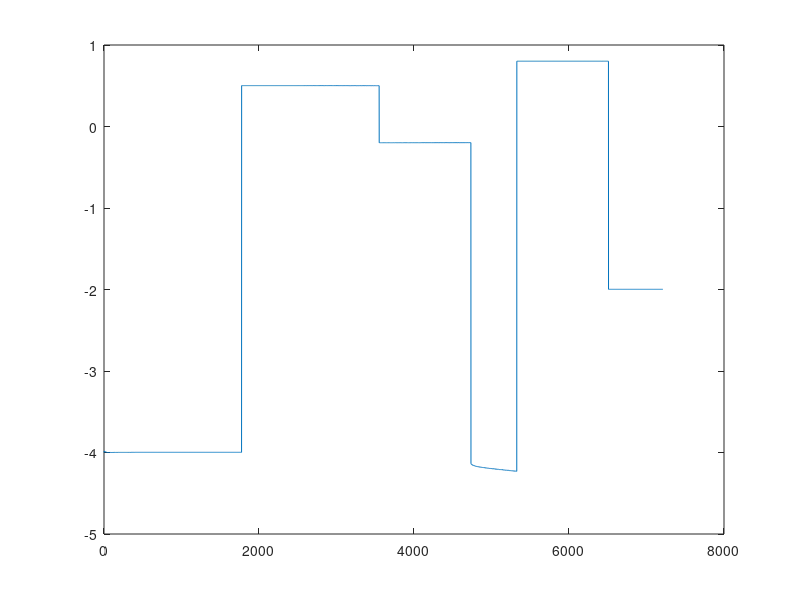

The MATLAB script that drew this image:
clc;close all;clear all

%% DESCARGAS DINAMICAS

% Importación y carga de datos

%I_D  = xlsread('medidas_bateria.xlsx',1,'B2:B7213');
%V_D  = xlsread('medidas_bateria.xlsx',1,'C2:C7213');
%t_D  = xlsread('medidas_bateria.xlsx',1,'A2:A7213');
%phi  = xlsread('medidas_bateria.xlsx',1,'D2:D7213');
%phi2 = xlsread('medidas_bateria.xlsx',1,'E2:E7213');

load('I_D') ; load('V_D') ; load('t_D') ; load('phi'); load('phi2');

% MODELO ANALITICO

I_1 = I_D(1:1774);
I_2 =  I_D(1775:3532);
I_3 = I_D(3533:4733);
I_4 = I_D(4734:5325);
I_5 = I_D(5326:6508);
I_6 = I_D(6509:end);

V_1 = V_D(1:1774);
V_2 = V_D(1775:3532);
V_3 = V_D(3533:4733);
V_4 = V_D(4734:5325);
V_5 = V_D(5326:6508);
V_6 = V_D(6509:end);

t_1 = t_D(1:1774);
t_2 = t_D(1775:3532) - t_1(end);
t_3 = t_D(3533:4733) - t_1(end) - t_2(end);
t_4 = t_D(4734:5325) - t_1(end) - t_2(end) - t_3(end) ;
t_5 = t_D(5326:6508) - t_4(end) -  t_3(end) - t_2(end)  - t_1(end);
t_6 = t_D(6509:end) -  t_5(end) - t_4(end) - t_3(end) - t_2(end) - t_1(end);

R12 = abs((V_2(1)-V_2(end))/(I_1(300)-I_2(300)));
R13 = abs((V_3(1)-V_3(end))/(I_2(300)-I_3(300)));
R14 = abs((V_4(1)-V_4(end))/(I_3(300)-I_4(300)));
R15 = abs((V_5(1)-V_5(end))/(I_4(300)-I_5(300)));
R16 = abs((V_6(1)-V_6(end))/(I_5(300)-I_6(300)));

R_inc = (R12 + R13 + R14 + R15 + R16) /5 ;


Dv_Di_2 = abs((V_2-V_2(end))./(I_1(300)-I_2(300)));
Dv_Di_3 = abs((V_3-V_3(end))./(I_2(300)-I_3(300)));
Dv_Di_4 = abs((V_4-V_4(end))./(I_3(300)-I_4(300)));
Dv_Di_5 = abs((V_5-V_5(end))./(I_4(300)-I_5(300)));
Dv_Di_6 = abs((V_6-V_6(end))./(I_5(300)-I_6(300)));

[a,Pos2] = min(abs(Dv_Di_2-0.368*max(Dv_Di_2)));
[b,Pos3] = min(abs(Dv_Di_3-0.368*max(Dv_Di_3)));
[c,Pos4] = min(abs(Dv_Di_4-0.368*max(Dv_Di_4)));
[d,Pos5] = min(abs(Dv_Di_5-0.368*max(Dv_Di_5)));
[e,Pos6] = min(abs(Dv_Di_6-0.368*max(Dv_Di_6)));

C12 = t_2(Pos2)/R12;
C13 = t_3(Pos3)/R13;
C14 = t_4(Pos4)/R14;
C15 = t_5(Pos5)/R15;
C16 = t_6(Pos6)/R16;

%plot_fun(t_2,Dv_Di_2,'','','')
%plot_fun(t_3,Dv_Di_3,'','','')
%plot_fun(t_4,Dv_Di_4,'','','')
%plot_fun(t_5,Dv_Di_5,'','','')
%plot_fun(t_6, Dv_Di_6,'','','')

%% MODELO SIMULINK

% Descarga
R_d = 0.1315;
E_d0 = 24.3;
E_d1 = -3.547e-6;
E_d2_0 = 1.439e-9;
E_d2_1 = -1.603e-9;
E_d2_2 = 2.1092e-10;
E_d3_0 = 1.834e-5;
E_d3_1 = 2.019e-15;


%Carga
R_c = 0.0875;
E_c0 = 24.3;
E_c1 = 3.265e-6;
E_c2_0 = 5.1084e-14;
E_c3_1 = 2.458e-5;
E_c3_2 = 1.8e-7;
phi_d = phi + phi2 * R_d;
phi_c = phi - phi2 * R_c;


for i=1:size(I_D,1)

    if I_D(i)>0
    E(i)= E_d0 + E_d1*phi_d(i) + (E_d2_0 + E_d2_1*abs(I_D(i)) + E_d2_2*I_D(i)^2)*exp((E_d3_0 + E_d3_1*abs(I_D(i)))*phi_d(i));
    V(i) = E(i) - R_d*(I_D(i));
    %I_D(i)
    %E(i) = E_d0 + E_d1*phi(i);
    %V(i) = E(i) - R_d*abs(I_D(i));

    else
    E(i)= E_c0 - E_c1*phi_c(i)-E_c2_0*exp((E_c3_1+E_c3_2*abs(I_D(i)))*phi_c(i));
    V(i) = E(i) + R_c*(abs(I_D(i)));

    end
end

E = E';

figure()
box on
grid on
hold on
plot(t_D,V)
plot(t_D,V_D)
xlabel('{\it t} [s]')
ylabel('{\it V} [V]')
hold off

%% VALORES PARA SIMULINK

Rint = 0.1315; %Rd 
Rcd  = 0.0875; %Rc
R1   = 0.01;
R2   = 0.01;
C1   = 1000;
C2   = 1000;
I_D = - I_D;

plot(I_D)


%% BACKUP
% figure()
% box on
% grid on
% plot(t_1,V_1)
% figure()
% box on
% grid on
% plot(t_2,V_2)
% figure()
% box on
% grid on
% plot(t_3,V_3)
% figure()
% box on
% grid on
% plot(t_4,V_4)
% figure()
% box on
% grid on
% plot(t_5,V_5)
% figure()
% box on
% grid on
% plot(t_6,V_6)
%
 function plot_result = plot_fun(axisx,axisy,labelx,labely,yourtitle)
 figure()

 axis([min(axisx) max(axisx)  min(axisy)*0.95 max(axisy)*1.05])
 xlabel(labelx)
 ylabel(labely)
 title(yourtitle)
 box on
 set(gca,'FontSize',18)
 grid on
 grid minor
 hold on
 plot_result = plot(axisx,axisy,'k','LineWidth',2);
 end
